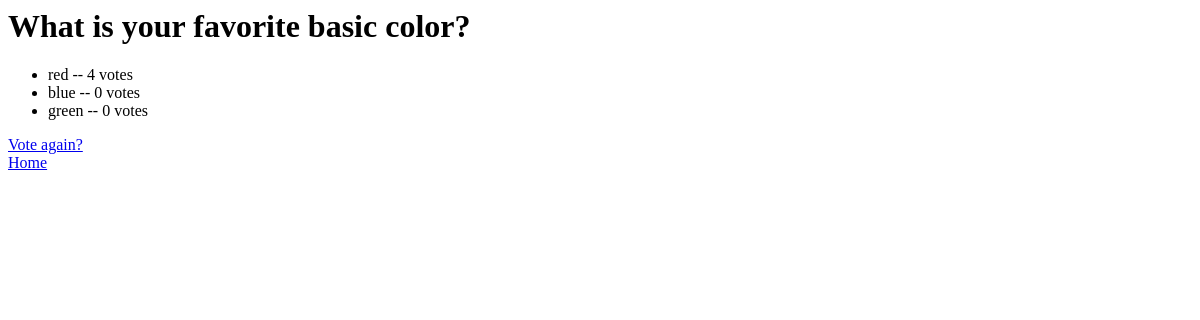
/polls/3/results/, run on an earlier commit of the app's database.
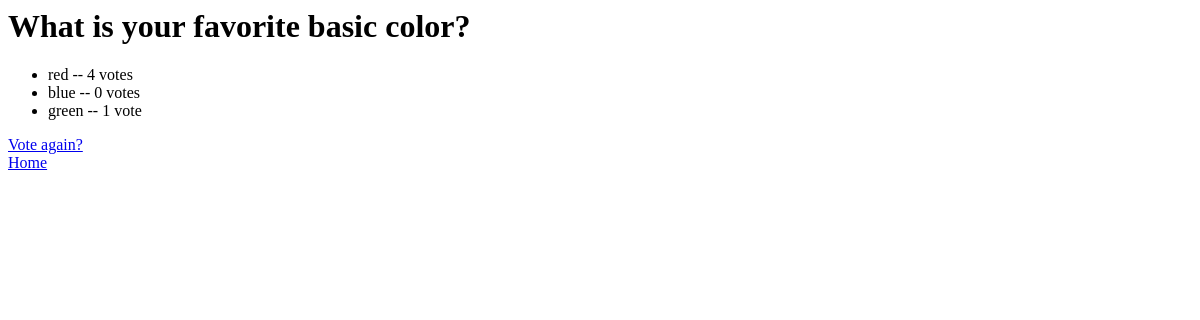
And on a later commit of the database.
### polls/models.py (models this page shows, shortened)
class Choice(models.Model):
    question     = models.ForeignKey('Question', on_delete=models.CASCADE)
    choice_text  = models.CharField('choice', max_length=200)
    votes        = models.IntegerField(default=0)

### polls/views.py (the view)
# urls.py: path('<int:pk>/results/', views.ResultsView.as_view(), name='results'),
class ResultsView(generic.DetailView):
    model = Question
    template_name = 'polls/results.html'

### polls/templates/polls/results.html (shortened to what this page needs)
<h1>{{ question.question_text }}</h1>
<ul>
{% for choice in question.choice_set.all %}
    <li>{{ choice.choice_text }} -- {{ choice.votes }} vote{{ choice.votes|pluralize }}</li>
{% endfor %}
</ul>
<a href="{% url 'polls:detail' question.id %}">Vote again?</a>
<a href="{% url 'polls:index' %}">Home</a>

What changed in the data, as far as the page shows it:
changed Choice "green": votes "0" → "1"
